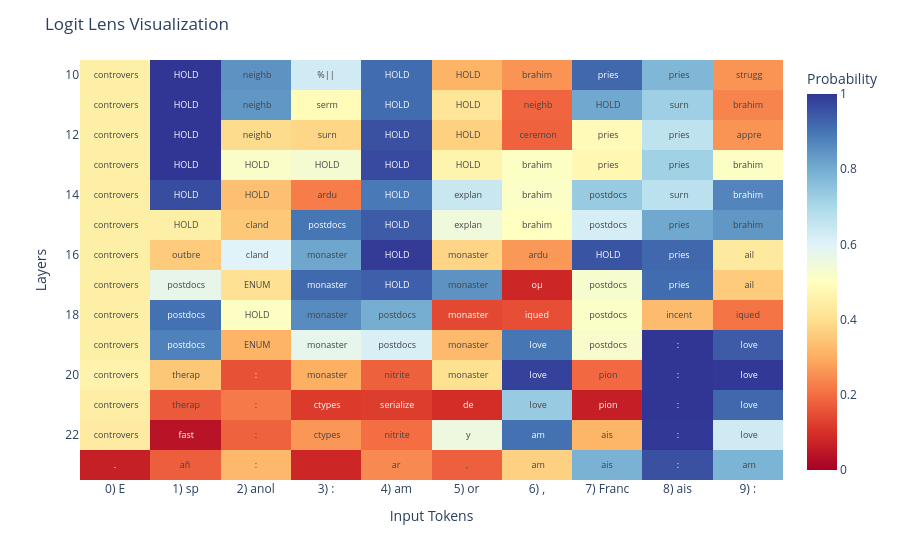

Source (notebook cell):
### Code cell
import torch
import plotly.express as px

prompt= "Espanol: amor, Francais:"

layer_range = list(range(10, len(model.model.layers)))

decoded_layers = []
with model.trace(prompt):
    for layer_index in layer_range:
        # get layer activation
        layer_activation = model.model.layers[layer_index].output
        layer_activation = model.model.norm(layer_activation)
        # pass the layer through the final LM head to predict next token
        decoded_layer_logits = model.lm_head(layer_activation)
        # apply softmax to get a probability distribution over the next token
        decoded_layer = torch.nn.functional.softmax(decoded_layer_logits, dim=-1)
        decoded_layers.append(decoded_layer.save())

decoded_layers = torch.cat(decoded_layers) # (num_layers, num_tokens, vocab_size)

# find the maximum probability and corresponding tokens for each position
probabilities, decoded_tokens = decoded_layers.max(dim=-1)

# decode token ids
decoded_tokens = [
    [model.tokenizer.decode(t.item()) for t in layer_tokens]
    for layer_tokens in decoded_tokens
]

input_tokens = [t.replace('Ġ', '') for t in model.tokenizer.tokenize(prompt)]

fig = px.imshow(
    probabilities.detach().cpu().float().numpy(),
    x=[f"{i}) {t}" for i, t in enumerate(input_tokens)],
    y=layer_range,
    color_continuous_scale=px.colors.diverging.RdYlBu,
    color_continuous_midpoint=0.50,
    text_auto=True,
    labels=dict(x="Input Tokens", y="Layers", color="Probability")
)

fig.update_layout(
    title='Logit Lens Visualization',
    xaxis_tickangle=0
)

fig.update_traces(text=decoded_tokens, texttemplate="%{text}")
fig.show()

### Figure 1 — Plotly figure (JSON) as saved in the notebook; plotly's stock layout.template omitted (floating-point values rounded to 4 significant figures; data arrays with more than 128 entries replaced by an {"elided": "..."} marker saying what was removed)
{"data": [{"coloraxis": "coloraxis", "hovertemplate": "Input Tokens: %{x}<br>Layers: %{y}<br>Probability: %{z}<extra></extra>", "name": "0", "text": {"elided": "14x10 str values"}, "texttemplate": "%{text}", "type": "heatmap", "x": ["0) E", "1) sp", "2) anol", "3) :", "4) am", "5) or", "6) ,", "7) Franc", "8) ais", "9) :"], "xaxis": "x", "y": [10, 11, 12, 13, 14, 15, 16, 17, 18, 19, 20, 21, 22, 23], "yaxis": "y", "z": {"elided": "14x10 float values"}}], "layout": {"coloraxis": {"cmid": 0.5, "colorbar": {"title": {"text": "Probability"}}, "colorscale": [[0, "rgb(165,0,38)"], [0.1, "rgb(215,48,39)"], [0.2, "rgb(244,109,67)"], [0.3, "rgb(253,174,97)"], [0.4, "rgb(254,224,144)"], [0.5, "rgb(255,255,191)"], [0.6, "rgb(224,243,248)"], [0.7, "rgb(171,217,233)"], [0.8, "rgb(116,173,209)"], [0.9, "rgb(69,117,180)"], [1, "rgb(49,54,149)"]]}, "margin": {"t": 60}, "title": {"text": "Logit Lens Visualization"}, "xaxis": {"anchor": "y", "constrain": "domain", "domain": [0, 1], "scaleanchor": "y", "tickangle": 0, "title": {"text": "Input Tokens"}}, "yaxis": {"anchor": "x", "autorange": "reversed", "constrain": "domain", "domain": [0, 1], "title": {"text": "Layers"}}}}
